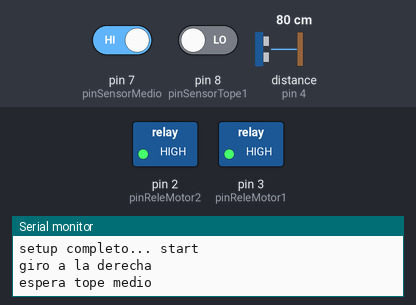
This sketch was run on a simulated Arduino Uno, built with avr-gcc and run on an emulated ATmega328P. Parts: switched loads named in the sketch (green lamp = pin HIGH), the last lines printed to the serial monitor. The test bench sets the inputs (shaded band); at power-on: pin 7 (pinSensorMedio) HIGH, distance to the obstacle (sensor on pin 4) 80 cm, pin 8 (pinSensorTope1) LOW. The echo pulse lasts 58.3 µs per cm; pins used as bus, display or sensor lines are not drawn.

Above: at 3.2 s.
3.3 s: pin 7 (pinSensorMedio) driven LOW
At 4.2 s:
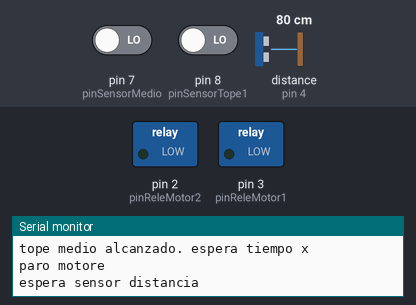
4.9 s: distance to the obstacle (sensor on pin 4) set to 2 cm
Timing chart, 0 to 7.9 s (numbered marks = the images above; inputs shaded):
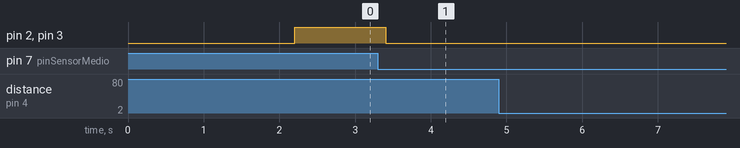

The sketch:

GatosClean.ino
```cpp
int buttonState;
#define timpoTope1 500
#define timpoEsperaIniciarLimpieza 1000
#define timpoEsperaTope2 20
#define distanciaSensor 40

#define pinReleMotor1 3
#define pinReleMotor2 2

#define pinSensorTope1 8
#define pinSensorMedio 7
#define pinSensorTope2 6

#define pinSensorDistancia1 5
#define pinSensorDistancia2 4

#define esperar_tope_1 "esperar_tope_1"
#define esperar_tope_2 "esperar_tope_2"
#define esperar_tope_medio "esperar_tope_medio"

#define regresoInicio "regresoInicio"
#define limpiarPiedras "limpiarPiedras"
#define espera_sensor_distanda "espera_sensor_distanda"
#define espera_sensor_contador "espera_sensor_contador"

void moverMotorDerecha() {
  Serial.println("giro a la derecha");
  digitalWrite(pinReleMotor1, HIGH);
  digitalWrite(pinReleMotor2, HIGH);
}

void moverMotorIzquierda() {
  Serial.println("giro a la izquierda");
  digitalWrite(pinReleMotor1, LOW);
  digitalWrite(pinReleMotor2, HIGH);
}

void pararMotor() {
  Serial.println("paro motore");
  digitalWrite(pinReleMotor1, LOW);
  digitalWrite(pinReleMotor2, LOW);
}

String funcion = "";
String subFuncion = "";
void setup() {

  pinMode(pinReleMotor1, OUTPUT);
  pinMode(pinReleMotor2, OUTPUT);
  pinMode(pinSensorTope1, INPUT);
  pinMode(pinSensorMedio, INPUT);
  pinMode(pinSensorTope2, INPUT);

  pinMode(pinSensorDistancia1, OUTPUT);
  pinMode(pinSensorDistancia2, INPUT);

  Serial.begin(9600);
  Serial.println("serial started at 9600");
  Serial.println("setup completo... start ");
  funcion = regresoInicio;
  subFuncion = "";
  delay(2000);
}


int contandor = -1;
void loop() {
  //Serial.println("********************");
  //Serial.print("funcion: ");
  //Serial.println(funcion);
  //Serial.print("sub funcion: ");
  //Serial.println(subFuncion);
  delay(200);


  //------------reinicio-------------
  if (funcion == regresoInicio) {
    if (subFuncion == "") {
      //Serial.println("regresando al inicio");

      int estadoS = digitalRead(pinSensorTope1);
      //Serial.print("estado sensor tope 1: ");
      //Serial.println(estadoS);

      if (estadoS == HIGH) {
        moverMotorIzquierda();
        Serial.println("espera tope 1");
        subFuncion = esperar_tope_1;
      } else {
        //pararMotor();
        //delay(timpoTope1);
        moverMotorDerecha();
        subFuncion = esperar_tope_medio;
        Serial.println("espera tope medio");
      }

    } else if (subFuncion == esperar_tope_1) {
      if (digitalRead(pinSensorTope1) == LOW) {
        Serial.println("tope 1 alcanzado. espera tiempo x");
        pararMotor();
        delay(timpoTope1);
        moverMotorDerecha();
        subFuncion = esperar_tope_medio;
      }
    }

    else if (subFuncion == esperar_tope_medio) {

      int estadoS = digitalRead(pinSensorMedio);
      //Serial.print("m estado sensor medio: ");
      //Serial.println(estadoS);

      if (estadoS == LOW) {
        Serial.println("tope medio alcanzado. espera tiempo x");

        pararMotor();
        delay(timpoTope1);
        Serial.println("espera sensor distancia");
        funcion = espera_sensor_distanda;
        subFuncion = "";
      }
    }
  }


  //------------limpieza-------------
  if (funcion == limpiarPiedras) {
    if (subFuncion == "") {
      Serial.println("limpiando");

      if (digitalRead(pinSensorTope2) == HIGH) {
        //moverMotorIzquierda();
        moverMotorDerecha();
        Serial.println("espera tope 2");
        subFuncion = esperar_tope_2;
      }
    }

    if (subFuncion == esperar_tope_2) {

      if (digitalRead(pinSensorTope2) == LOW) {
        Serial.println("tope 2 alcanzado. espera tiempo x");

        pararMotor();
        funcion = regresoInicio;
        subFuncion = "";
      }
    }
  }

  //------------espera-------------
  if (funcion == espera_sensor_distanda) {
    int cm = ping(pinSensorDistancia1, pinSensorDistancia2);
    //Serial.print("Distancia: ");
    //Serial.println(cm);
    //delay(500);

    if (subFuncion == "") {
      //Serial.print("distanciaSensor limite: ");
      //Serial.println(distanciaSensor);

      if (cm < distanciaSensor) {
        Serial.print("iniciando cuanta... ");
        contandor = 0;
        subFuncion = espera_sensor_contador;
      }
    }

    else if (subFuncion == espera_sensor_contador) {
      if (contandor >= 0) {
        contandor = contandor + 1;
      }

      if (cm < distanciaSensor) {
        Serial.println("reinicia contador");
        contandor = 0;
      } else if (contandor == timpoEsperaIniciarLimpieza) {
        Serial.println("iniciando limpieza: ");
        contandor = -1;
        funcion = limpiarPiedras;
        subFuncion = "";
      }
    }
  }

  /*
        Serial.print("read sernsor 1---->");
        Serial.println(digitalRead(pinSensorTope1));

                Serial.print("read sernsor pinSensorMedio---->");
        Serial.println(digitalRead(pinSensorMedio));

                Serial.print("read pinSensorTope2---->");
        Serial.println(digitalRead(pinSensorTope2));

Serial.println("");
Serial.println("************************");
        delay(1000);


   int cm = ping(pinSensorDistancia1, pinSensorDistancia2);
   if (cm < distanciaSensor){
    contandor = 0;
   }
   Serial.print("Distancia: ");
   Serial.println(cm);
   delay(500);

   if(contandor == timpoEsperaIniciarLimpieza){
      Serial.println("iniciando limpieza: ");
      contandor = -1;
      limpiarPiedras();
   }

   if(contandor >= 0){
     Serial.println("valor contador: ");
      Serial.println(contandor);
      contandor = contandor + 1;
   }
   */
}

int ping(int TriggerPin, int EchoPin) {
  long duration, distanceCm;

  digitalWrite(TriggerPin, LOW);  //para generar un pulso limpio ponemos a LOW 4us
  delayMicroseconds(4);
  digitalWrite(TriggerPin, HIGH);  //generamos Trigger (disparo) de 10us
  delayMicroseconds(10);
  digitalWrite(TriggerPin, LOW);

  duration = pulseIn(EchoPin, HIGH);  //medimos el tiempo entre pulsos, en microsegundos

  distanceCm = duration * 10 / 292 / 2;  //convertimos a distancia, en cm
  return distanceCm;
}
```

Measured:
- after the input at 3.3 s, pin 2 (pinReleMotor2), pin 3 (pinReleMotor1): HIGH → LOW after 0.10 s
